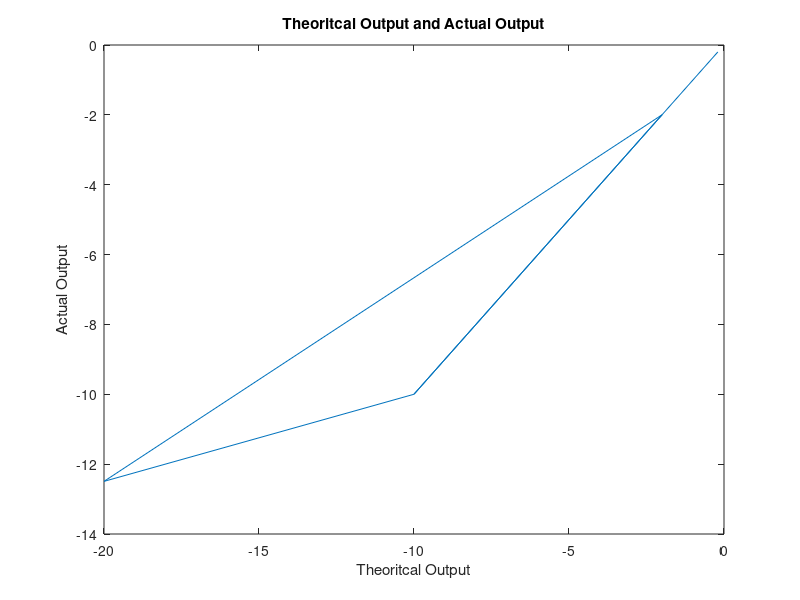

Write MATLAB code to recreate this figure.
clear;
clc;

%% load the data from tg_and_ag.dat file;
data = load("to_and_ao.dat");

tg = data(1, :)
ag = data(2, :)

plot(tg, ag);
xlabel("Theoritcal Output");
ylabel("Actual Output");
title("Theoritcal Output and Actual Output");
